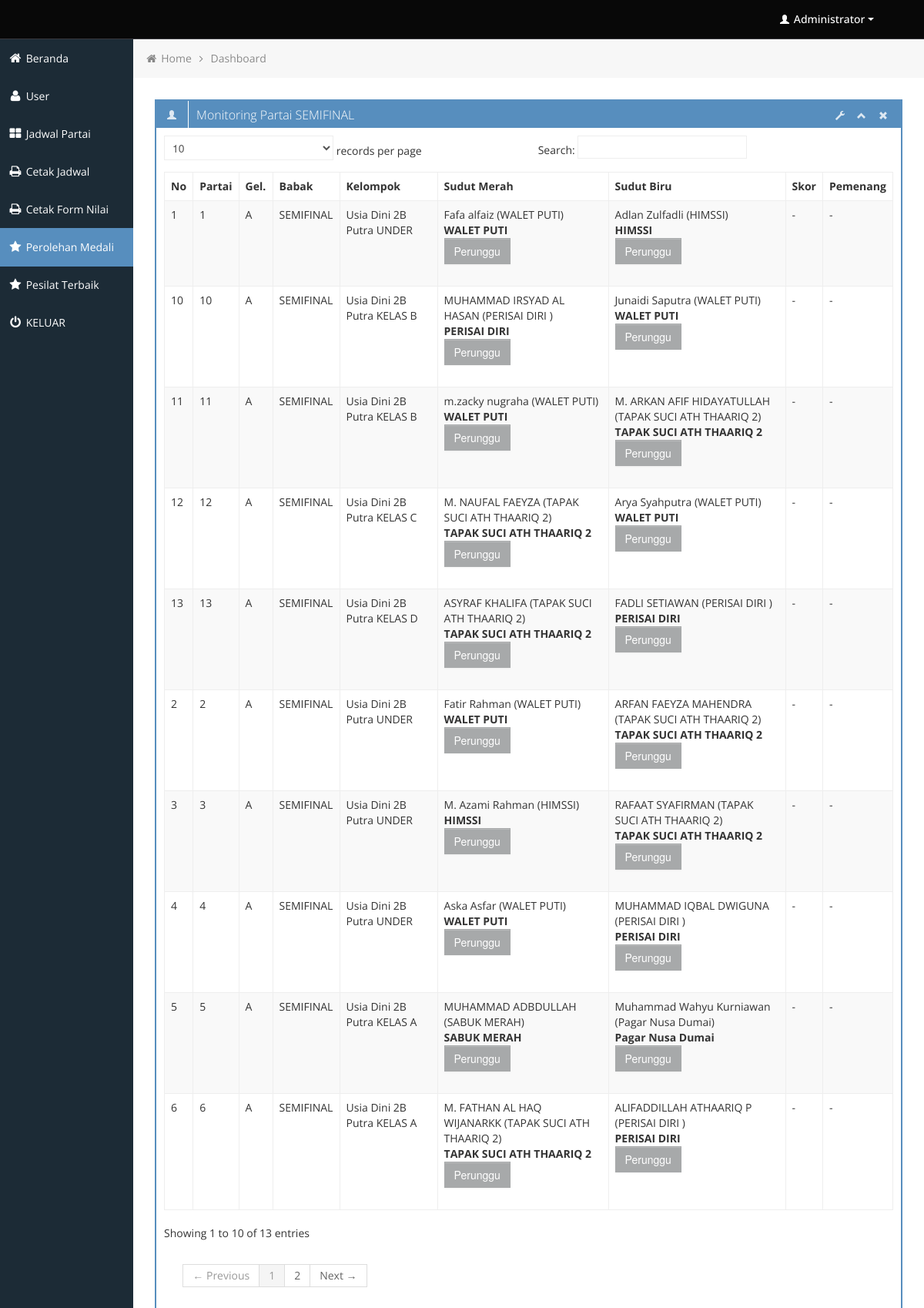
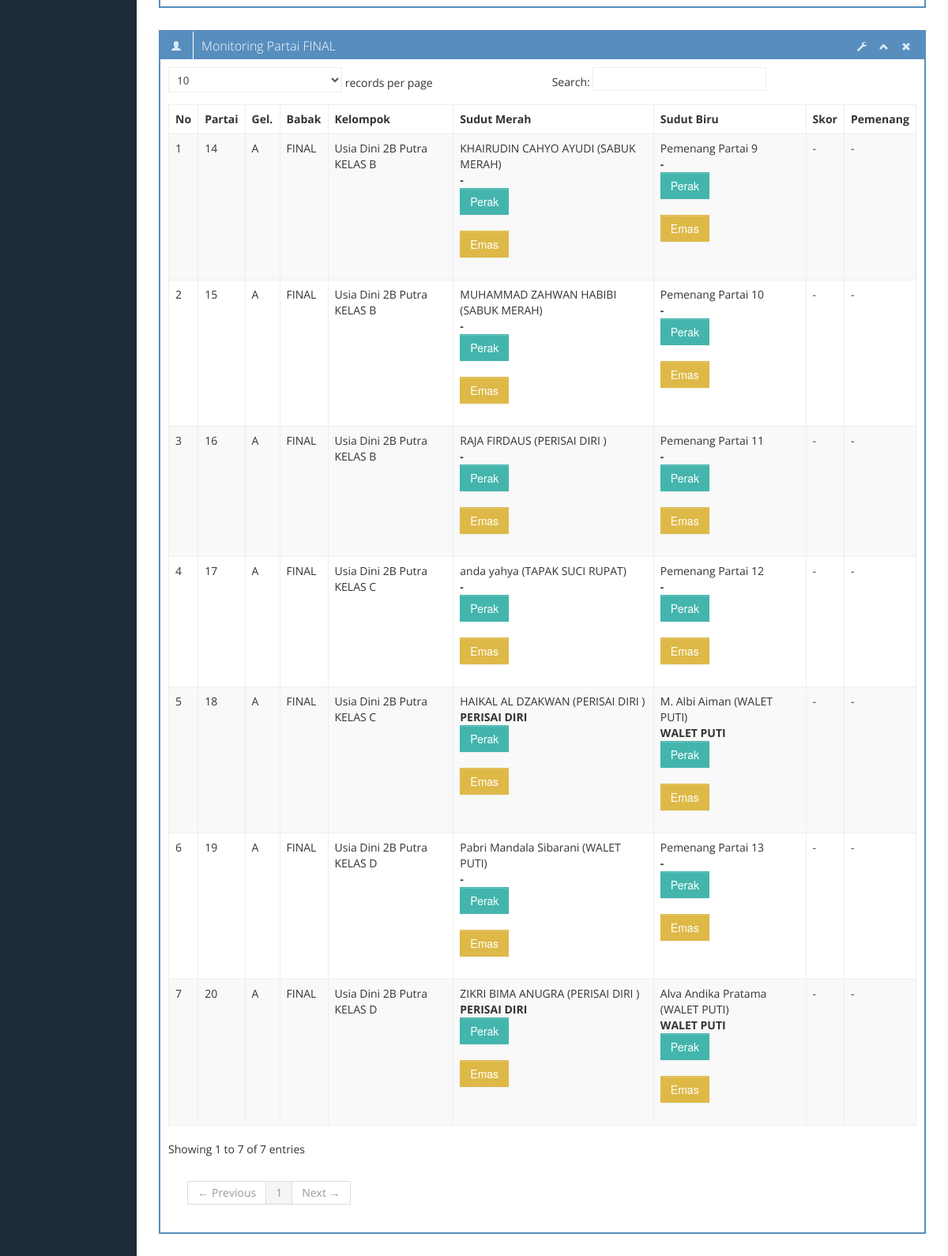
The page /admin/admin_medali.php (signed in, upper part) on the database its author committed (2 pictures, top to bottom).
### tables this page shows
CREATE TABLE `jadwal_tanding` (
  `id_partai` int(11) NOT NULL,
  `tgl` date NOT NULL,
  `kelas` varchar(55) NOT NULL,
  `gelanggang` varchar(2) NOT NULL,
  `partai` varchar(4) NOT NULL,
  `nm_biru` varchar(55) NOT NULL,
  `kontingen_biru` varchar(55) NOT NULL,
  `nm_merah` varchar(55) NOT NULL,
  `kontingen_merah` varchar(55) NOT NULL,
  `status` varchar(55) NOT NULL DEFAULT '-',
  `skor_biru` int(11) DEFAULT NULL,
  `skor_merah` int(11) DEFAULT NULL,
  `pemenang` varchar(150) NOT NULL DEFAULT '-',
  `babak` varchar(55) DEFAULT NULL,
  `id_bagan` int(11) DEFAULT NULL,
  `bagan` varchar(255) DEFAULT NULL,
  `medali` varchar(2) NOT NULL DEFAULT '0',
  `aktif` varchar(2) NOT NULL DEFAULT '0',
  `grup` varchar(255) DEFAULT NULL
);

CREATE TABLE `jadwal_tanding_final` (
  `id_partai` int(11) NOT NULL,
  `tgl` date NOT NULL,
  `kelas` varchar(55) NOT NULL,
  `gelanggang` varchar(2) NOT NULL,
  `partai` varchar(4) NOT NULL,
  `nm_biru` varchar(255) NOT NULL,
  `kontingen_biru` varchar(55) NOT NULL,
  `nm_merah` varchar(255) NOT NULL,
  `kontingen_merah` varchar(55) NOT NULL,
  `status` varchar(55) NOT NULL DEFAULT '-',
  `skor_biru` int(11) DEFAULT NULL,
  `skor_merah` int(11) DEFAULT NULL,
  `pemenang` varchar(150) NOT NULL DEFAULT '-',
  `babak` varchar(55) DEFAULT NULL,
  `id_bagan` int(11) DEFAULT NULL,
  `bagan` varchar(255) DEFAULT NULL,
  `medali` varchar(2) NOT NULL DEFAULT '0',
  `aktif` varchar(2) NOT NULL DEFAULT '0',
  `grup` varchar(255) DEFAULT NULL
);

### admin/admin_medali.php (the view, shortened to what this page needs)
<?php
include 'includes/connection.php';
$sqlwinner = "SELECT * FROM jadwal_tanding WHERE babak='SEMIFINAL'";
$datawinner = mysqli_query($koneksi, "$sqlwinner");
$sqlwinnerfinal = "SELECT * FROM jadwal_tanding_final WHERE babak='FINAL'";
$datawinnerfinal = mysqli_query($koneksi, "$sqlwinnerfinal");
?>
<div class="row-fluid sortable">
	<div class="box span12">
		<div class="box-header" data-original-title>
			<h2><i class="halflings-icon white user"></i><span class="break"></span>Monitoring Partai SEMIFINAL</h2>
			<div class="box-icon">
				<a href="#" class="btn-setting"><i class="halflings-icon white wrench"></i></a>
				<a href="#" class="btn-minimize"><i class="halflings-icon white chevron-up"></i></a>
				<a href="#" class="btn-close"><i class="halflings-icon white remove"></i></a>
			</div>
		</div>
		<div class="box-content">
			<table class="table table-striped table-bordered bootstrap-datatable datatable">
				<thead>
					<tr>
						<th>No</th>
						<th>Partai</th>
						<th>Gel.</th>
						<th>Babak</th>
						<th>Kelompok</th>
						<th>Sudut Merah</th>
						<th>Sudut Biru</th>
						<th>Skor</th>
						<th>Pemenang</th>
					</tr>
				</thead>
				<tbody>
					<?php $no = 0;
					while ($winner = mysqli_fetch_array($datawinner)) {
						$no++; ?>
						<tr>
							<td><?php echo $no; ?></td>
							<td><?php echo $winner['partai']; ?></td>
							<td><?php echo $winner['gelanggang']; ?></td>
							<td><?php echo $winner['babak']; ?></td>
							<td><?php echo $winner['kelas']; ?></td>
							<td>
								<?php
								echo $winner['nm_merah'] . "<br>";
								echo "<b>" . $winner['kontingen_merah'] . "</b><br>";
								?>
								<form name="PostMedali" id="PostMedali" method="POST" action="admin_do_medali.php">
									<input type="submit" class="btn" value="Perunggu">
								</form>
							</td>
							<td>
								<?php
								echo $winner['nm_biru'] . "<br>";
								echo "<b>" . $winner['kontingen_biru'] . "</b><br>";
								?>
								<form name="PostMedali" id="PostMedali" method="POST" action="admin_do_medali.php">
									<input type="submit" class="btn" value="Perunggu">
								</form>
							</td>
							<td><?php echo $winner['status']; ?></td>
							<td><?php echo $winner['pemenang']; ?></td>
						</tr>
					<?php } ?>
				</tbody>
			</table>
		</div>
	</div>
</div>
<div class="row-fluid sortable">
	<div class="box span12">
		<div class="box-header" data-original-title>
			<h2><i class="halflings-icon white user"></i><span class="break"></span>Monitoring Partai FINAL</h2>
			<div class="box-icon">
				<a href="#" class="btn-setting"><i class="halflings-icon white wrench"></i></a>
				<a href="#" class="btn-minimize"><i class="halflings-icon white chevron-up"></i></a>
				<a href="#" class="btn-close"><i class="halflings-icon white remove"></i></a>
			</div>
		</div>
		<div class="box-content">
			<table class="table table-striped table-bordered bootstrap-datatable datatable">
				<thead>
					<tr>
						<th>No</th>
						<th>Partai</th>
						<th>Gel.</th>
						<th>Babak</th>
						<th>Kelompok</th>
						<th>Sudut Merah</th>
						<th>Sudut Biru</th>
						<th>Skor</th>
						<th>Pemenang</th>
					</tr>
				</thead>
				<tbody>
					<?php $no = 0;
					while ($winnerfinal = mysqli_fetch_array($datawinnerfinal)) {
						$no++; ?>
						<tr>
							<td><?php echo $no; ?></td>
							<td><?php echo $winnerfinal['partai']; ?></td>
							<td><?php echo $winnerfinal['gelanggang']; ?></td>
							<td><?php echo $winnerfinal['babak']; ?></td>
							<td><?php echo $winnerfinal['kelas']; ?></td>
							<td>
								<?php
								echo $winnerfinal['nm_merah'] . "<br>";
								echo "<b>" . $winnerfinal['kontingen_merah'] . "</b><br>";
								?>
								<form name="PostMedali" id="PostMedali" method="POST" action="admin_do_medali.php">
									<input type="submit" class="btn btn-success" value="Perak">
								</form>
								<form name="PostMedali" id="PostMedali" method="POST" action="admin_do_medali.php">
									<input type="submit" class="btn btn-warning" value="Emas">
								</form>
							</td>
							<td>
								<?php
								echo $winnerfinal['nm_biru'] . "<br>";
								echo "<b>" . $winnerfinal['kontingen_biru'] . "</b><br>";
								?>
								<form name="PostMedali" id="PostMedali" method="POST" action="admin_do_medali.php">
									<input type="submit" class="btn btn-success" value="Perak">
								</form>
								<form name="PostMedali" id="PostMedali" method="POST" action="admin_do_medali.php">
									<input type="submit" class="btn btn-warning" value="Emas">
								</form>
							</td>
							<td><?php echo $winnerfinal['status']; ?></td>
							<td><?php echo $winnerfinal['pemenang']; ?></td>
						</tr>
					<?php } ?>
				</tbody>
			</table>
		</div>
	</div>
</div>

### admin/css/style.css (style rules this page uses)
body { background: #F5F5F5; color: #333; border: none; font-family: 'Open Sans', sans-serif; font-weight: 400; }
a { color: #646464; }
h2 { font-size: 16px; line-height: 16px; }
.box { border: 2px solid #578EBE; background: #fff !important; margin-bottom: 28px; }
.box-header { height: 16px; font-size: 16px; line-height: 16px; padding: 10px; background: #578EBE; -webkit-box-shadow: none; -moz-box-shadow: none; box-shadow: none; overflow: hidden; }
.box-header h2 { float:left; margin-top: 0px; font-weight: 300; }
.box-header .box-icon, .box-header h2 { color:#fff; }
.box-header h2 i { margin: 0px 3px 0px 4px; opacity: .8; filter: alpha(opacity=80); -ms-filter:"progid:DXImageTransform.Microsoft.Alpha(Opacity=80)"; }
.box-header .box-icon { float:right; margin-top: 1px; }
.box-header .box-icon i { -webkit-transition: all 0.1s ease-in-out; -moz-transition: all 0.1s ease-in-out; -o-transition: all 0.1s ease-in-out; -ms-transition: all 0.1s ease-in-out; transition: all 0.1s ease-in-out; opacity: .8; filter: alpha(opacity=80); -ms-filter:"progid:DXImageTransform.Microsoft.Alpha(Opacity=80)"; }
.box-header .box-icon a { margin: 0px 5px; }
.box-content { position: relative; z-index: 50; margin-top: -1px; padding: 10px; background: #fff !important; }
.btn { display: inline-block; padding: 6px 12px; margin-bottom: 0; font-size: 14px; font-weight: 500; line-height: 20px; text-align: center; white-space: nowrap; vertical-align: middle; cursor: pointer; border: 1px solid #a7a9aa; -webkit-border-radius: 0px !important; border-radius: 0px !important; }
.btn { color: #ffffff; background-color: #a7a9aa; border-color: #a7a9aa; background-image: none; filter: none; text-shadow: none; }
.btn-warning { background-color: #DEB948; border-color: #DEB948; }
.btn-success { background-color: #43B5AD; border-color: #43B5AD; }
.table th, .table td { border-top: 1px solid #eee; }
.table-bordered { border-color: #eee; -webkit-border-radius: 0px !important; -moz-border-radius: 0px !important; border-radius: 0px !important; }
.table-bordered th, .table-bordered td { border-left: 1px solid #eee; }
.table-bordered thead:first-child tr:first-child > th:first-child, .table-bordered tbody:first-child tr:first-child > td:first-child, .table-bordered tbody:first-child tr:first-child > th:first-child { -webkit-border-radius: 0px !important; -moz-border-radius: 0px !important; border-radius: 0px !important; }
.table-bordered thead:first-child tr:first-child > th:last-child, .table-bordered tbody:first-child tr:first-child > td:last-child, .table-bordered tbody:first-child tr:first-child > th:last-child { -webkit-border-radius: 0px !important; -moz-border-radius: 0px !important; border-radius: 0px !important; }
.table-bordered thead:last-child tr:last-child > th:first-child, .table-bordered tbody:last-child tr:last-child > td:first-child, .table-bordered tbody:last-child tr:last-child > th:first-child, .table-bordered tfoot:last-child tr:last-child > td:first-child, .table-bordered tfoot:last-child tr:last-child > th:first-child { -webkit-border-radius: 0px !important; -moz-border-radius: 0px !important; border-radius: 0px !important; }
.table-bordered thead:last-child tr:last-child > th:last-child, .table-bordered tbody:last-child tr:last-child > td:last-child, .table-bordered tbody:last-child tr:last-child > th:last-child, .table-bordered tfoot:last-child tr:last-child > td:last-child, .table-bordered tfoot:last-child tr:last-child > th:last-child { -webkit-border-radius: 0px !important; -moz-border-radius: 0px !important; border-radius: 0px !important; }

### admin/css/halflings.css (style rules this page uses)
html, html .halflings { -webkit-font-smoothing: antialiased !important; }
.halflings-icon { display: inline-block; width: 14px; height: 14px; line-height: 14px; vertical-align: text-top; background-image: url(../img/glyphicons_halflings.svg); background-position: 0 0; background-repeat: no-repeat; vertical-align: top; *display: inline; *zoom: 1; *margin-right: .3em; }
.halflings-icon.white { background-image: url(../img/glyphicons_halflings-white.svg); }
.halflings-icon.user { background-position: -168px 0; }
.halflings-icon.remove { background-position: -312px 0; }
.halflings-icon.chevron-up { background-position: -288px -120px; }
.halflings-icon.wrench { background-position: -360px -144px; }

### rows shown on the page
jadwal_tanding: partai "1", gelanggang "A", babak "SEMIFINAL", kelas "Usia Dini 2B Putra UNDER", nm_merah "Fafa alfaiz (WALET PUTI)", kontingen_merah "WALET PUTI", nm_biru "Adlan Zulfadli (HIMSSI)", kontingen_biru "HIMSSI", status "-", pemenang "-"
jadwal_tanding: partai "2", gelanggang "A", babak "SEMIFINAL", kelas "Usia Dini 2B Putra UNDER", nm_merah "Fatir Rahman (WALET PUTI)", kontingen_merah "WALET PUTI", nm_biru "ARFAN FAEYZA MAHENDRA (TAPAK SUCI ATH THAARIQ 2)", kontingen_biru "TAPAK SUCI ATH THAARIQ 2", status "-", pemenang "-"
jadwal_tanding: partai "3", gelanggang "A", babak "SEMIFINAL", kelas "Usia Dini 2B Putra UNDER", nm_merah "M. Azami Rahman (HIMSSI)", kontingen_merah "HIMSSI", nm_biru "RAFAAT SYAFIRMAN (TAPAK SUCI ATH THAARIQ 2)", kontingen_biru "TAPAK SUCI ATH THAARIQ 2", status "-", pemenang "-"
jadwal_tanding: partai "4", gelanggang "A", babak "SEMIFINAL", kelas "Usia Dini 2B Putra UNDER", nm_merah "Aska Asfar (WALET PUTI)", kontingen_merah "WALET PUTI", nm_biru "MUHAMMAD IQBAL DWIGUNA (PERISAI DIRI )", kontingen_biru "PERISAI DIRI", status "-", pemenang "-"
jadwal_tanding: partai "5", gelanggang "A", babak "SEMIFINAL", kelas "Usia Dini 2B Putra KELAS A", nm_merah "MUHAMMAD ADBDULLAH (SABUK MERAH)", kontingen_merah "SABUK MERAH", nm_biru "Muhammad Wahyu Kurniawan (Pagar Nusa Dumai)", kontingen_biru "Pagar Nusa Dumai", status "-", pemenang "-"
jadwal_tanding: partai "6", gelanggang "A", babak "SEMIFINAL", kelas "Usia Dini 2B Putra KELAS A", nm_merah "M. FATHAN AL HAQ WIJANARKK (TAPAK SUCI ATH THAARIQ 2)", kontingen_merah "TAPAK SUCI ATH THAARIQ 2", nm_biru "ALIFADDILLAH ATHAARIQ P (PERISAI DIRI )", kontingen_biru "PERISAI DIRI", status "-", pemenang "-"
jadwal_tanding: partai "10", gelanggang "A", babak "SEMIFINAL", kelas "Usia Dini 2B Putra KELAS B", nm_merah "MUHAMMAD IRSYAD AL HASAN (PERISAI DIRI )", kontingen_merah "PERISAI DIRI", nm_biru "Junaidi Saputra (WALET PUTI)", kontingen_biru "WALET PUTI", status "-", pemenang "-"
jadwal_tanding: partai "11", gelanggang "A", babak "SEMIFINAL", kelas "Usia Dini 2B Putra KELAS B", nm_merah "m.zacky nugraha (WALET PUTI)", kontingen_merah "WALET PUTI", nm_biru "M. ARKAN AFIF HIDAYATULLAH (TAPAK SUCI ATH THAARIQ 2)", kontingen_biru "TAPAK SUCI ATH THAARIQ 2", status "-", pemenang "-"
jadwal_tanding: partai "12", gelanggang "A", babak "SEMIFINAL", kelas "Usia Dini 2B Putra KELAS C", nm_merah "M. NAUFAL FAEYZA (TAPAK SUCI ATH THAARIQ 2)", kontingen_merah "TAPAK SUCI ATH THAARIQ 2", nm_biru "Arya Syahputra (WALET PUTI)", kontingen_biru "WALET PUTI", status "-", pemenang "-"
jadwal_tanding: partai "13", gelanggang "A", babak "SEMIFINAL", kelas "Usia Dini 2B Putra KELAS D", nm_merah "ASYRAF KHALIFA (TAPAK SUCI ATH THAARIQ 2)", kontingen_merah "TAPAK SUCI ATH THAARIQ 2", nm_biru "FADLI SETIAWAN (PERISAI DIRI )", kontingen_biru "PERISAI DIRI", status "-", pemenang "-"
jadwal_tanding_final: partai "14", gelanggang "A", babak "FINAL", kelas "Usia Dini 2B Putra KELAS B", nm_merah "KHAIRUDIN CAHYO AYUDI (SABUK MERAH)", kontingen_merah "-", nm_biru "Pemenang Partai 9", kontingen_biru "-", status "-", pemenang "-"
jadwal_tanding_final: partai "15", gelanggang "A", babak "FINAL", kelas "Usia Dini 2B Putra KELAS B", nm_merah "MUHAMMAD ZAHWAN HABIBI (SABUK MERAH)", kontingen_merah "-", nm_biru "Pemenang Partai 10", kontingen_biru "-", status "-", pemenang "-"
jadwal_tanding_final: partai "16", gelanggang "A", babak "FINAL", kelas "Usia Dini 2B Putra KELAS B", nm_merah "RAJA FIRDAUS (PERISAI DIRI )", kontingen_merah "-", nm_biru "Pemenang Partai 11", kontingen_biru "-", status "-", pemenang "-"
jadwal_tanding_final: partai "17", gelanggang "A", babak "FINAL", kelas "Usia Dini 2B Putra KELAS C", nm_merah "anda yahya (TAPAK SUCI RUPAT)", kontingen_merah "-", nm_biru "Pemenang Partai 12", kontingen_biru "-", status "-", pemenang "-"
jadwal_tanding_final: partai "18", gelanggang "A", babak "FINAL", kelas "Usia Dini 2B Putra KELAS C", nm_merah "HAIKAL AL DZAKWAN (PERISAI DIRI )", kontingen_merah "PERISAI DIRI", nm_biru "M. Albi Aiman (WALET PUTI)", kontingen_biru "WALET PUTI", status "-", pemenang "-"
jadwal_tanding_final: partai "19", gelanggang "A", babak "FINAL", kelas "Usia Dini 2B Putra KELAS D", nm_merah "Pabri Mandala Sibarani (WALET PUTI)", kontingen_merah "-", nm_biru "Pemenang Partai 13", kontingen_biru "-", status "-", pemenang "-"
jadwal_tanding_final: partai "20", gelanggang "A", babak "FINAL", kelas "Usia Dini 2B Putra KELAS D", nm_merah "ZIKRI BIMA ANUGRA (PERISAI DIRI )", kontingen_merah "PERISAI DIRI", nm_biru "Alva Andika Pratama (WALET PUTI)", kontingen_biru "WALET PUTI", status "-", pemenang "-"
